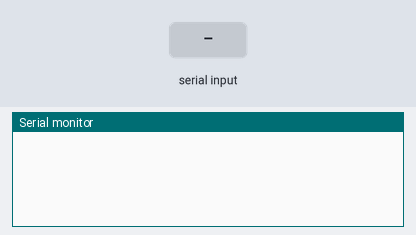
The sketch below on a simulated Arduino Mega 2560, built with avr-gcc and run on an emulated ATmega2560. On the bench: the last lines printed to the serial monitor. Inputs (shaded band) come from the test bench.

Above: at 1.2 s.
1.3 s: "ACK1" received over the second serial link
At 2.3 s:
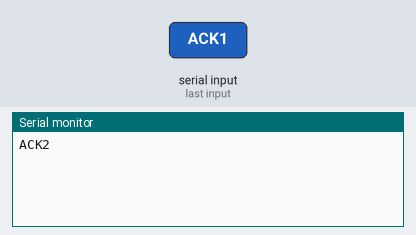
2.8 s: "ACK3" received over the second serial link
At 3.2 s:
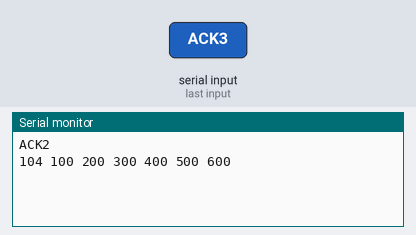
4.8 s: "scriptend" received over the second serial link
At 5.9 s:
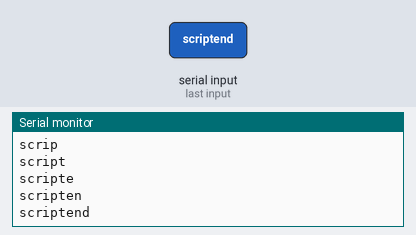

The sketch:

uart_interface.ino
```cpp
const int N = 2;
int16_t AcX[N],AcY[N],AcZ[N],Tmp[N],GyX[N],GyY[N],GyZ[N];
const int MPU_addr[N]={0x68, 0x69};  // I2C address of the first MPU-6050

int handshake_flag;
int send_sensor_data;
String incoming;

struct Dataframe {
    int16_t AcX[N], AcY[N], AcZ[N], Tmp[N], GyX[N], GyY[N], GyZ[N];
} dataframe;

void setup() {
  Serial.begin(9600);
  Serial1.begin(9600);
  handshake_flag = 0;
  send_sensor_data = 0;
}


void loop() {
  if (handshake_flag == 0) {
    while (Serial1.available() > 0) {
      char received = Serial1.read();
      incoming += received;
      if (incoming == "ACK1") {
        Serial1.println("ACK2");
        Serial.println("ACK2");
        incoming = "";
      } else if (incoming == "ACK3") {
        handshake_flag = 1;
        send_sensor_data = 1;
        incoming = "";
      }
    }
  }
  if (send_sensor_data == 1) {
    compileData();
    while (Serial1.available() > 0) {
      char received = Serial1.read();
      incoming += received;
      Serial1.println(incoming);
      Serial.println(incoming);
      if (incoming == "scriptend") {
        handshake_flag = 0;
        send_sensor_data = 0;
        incoming = "";
      }
    }
  }
}

void compileData() {
  // dummy values
  dataframe.AcX[0] = 100;
  dataframe.AcY[0] = 200;
  dataframe.AcZ[0] = 300;
  dataframe.Tmp[0] = 50;
  dataframe.GyX[0] = 400;
  dataframe.GyY[0] = 500;
  dataframe.GyZ[0] = 600;

  dataframe.AcX[1] = 1000;
  dataframe.AcY[1] = 2000;
  dataframe.AcZ[1] = 3000;
  dataframe.Tmp[1] = 100;
  dataframe.GyX[1] = 4000;
  dataframe.GyY[1] = 5000;
  dataframe.GyZ[1] = 6000;

  char sensor_one[100];
  char sensor_two[100];
//  sprintf(sensor_one, "%d AcX:%d AcY:%d AcZ:%d GyX:%d GyY:%d GyZ:%d", MPU_addr[0], dataframe.AcX[0], dataframe.AcY[0], dataframe.AcZ[0], dataframe.GyX[0], dataframe.GyY[0], dataframe.GyZ[0]);
//  sprintf(sensor_two, "%d AcX:%d AcY:%d AcZ:%d GyX:%d GyY:%d GyZ:%d", MPU_addr[1], dataframe.AcX[1], dataframe.AcY[1], dataframe.AcZ[1], dataframe.GyX[1], dataframe.GyY[1], dataframe.GyZ[1]);

  // format: <SENSOR_ID> <ACC_X> <ACC_Y> <ACC_Z> <GYRO_X> <GYRO_Y> <GYRO_Z>
  sprintf(sensor_one, "%d %d %d %d %d %d %d", MPU_addr[0], dataframe.AcX[0], dataframe.AcY[0], dataframe.AcZ[0], dataframe.GyX[0], dataframe.GyY[0], dataframe.GyZ[0]);
  sprintf(sensor_two, "%d %d %d %d %d %d %d", MPU_addr[1], dataframe.AcX[1], dataframe.AcY[1], dataframe.AcZ[1], dataframe.GyX[1], dataframe.GyY[1], dataframe.GyZ[1]);

  Serial.println(sensor_one);
  Serial1.println(sensor_one);
  delay(500);
  Serial.println(sensor_two);
  Serial1.println(sensor_two);
  delay(500);
}
```

Measured:
- after the input at 1.3 s, the serial monitor: prints a new line at once (image 1)
- after the input at 2.8 s, the serial monitor: prints a new line at once (image 2)
- after the input at 4.8 s, the serial monitor: prints a new line at once (image 3)
